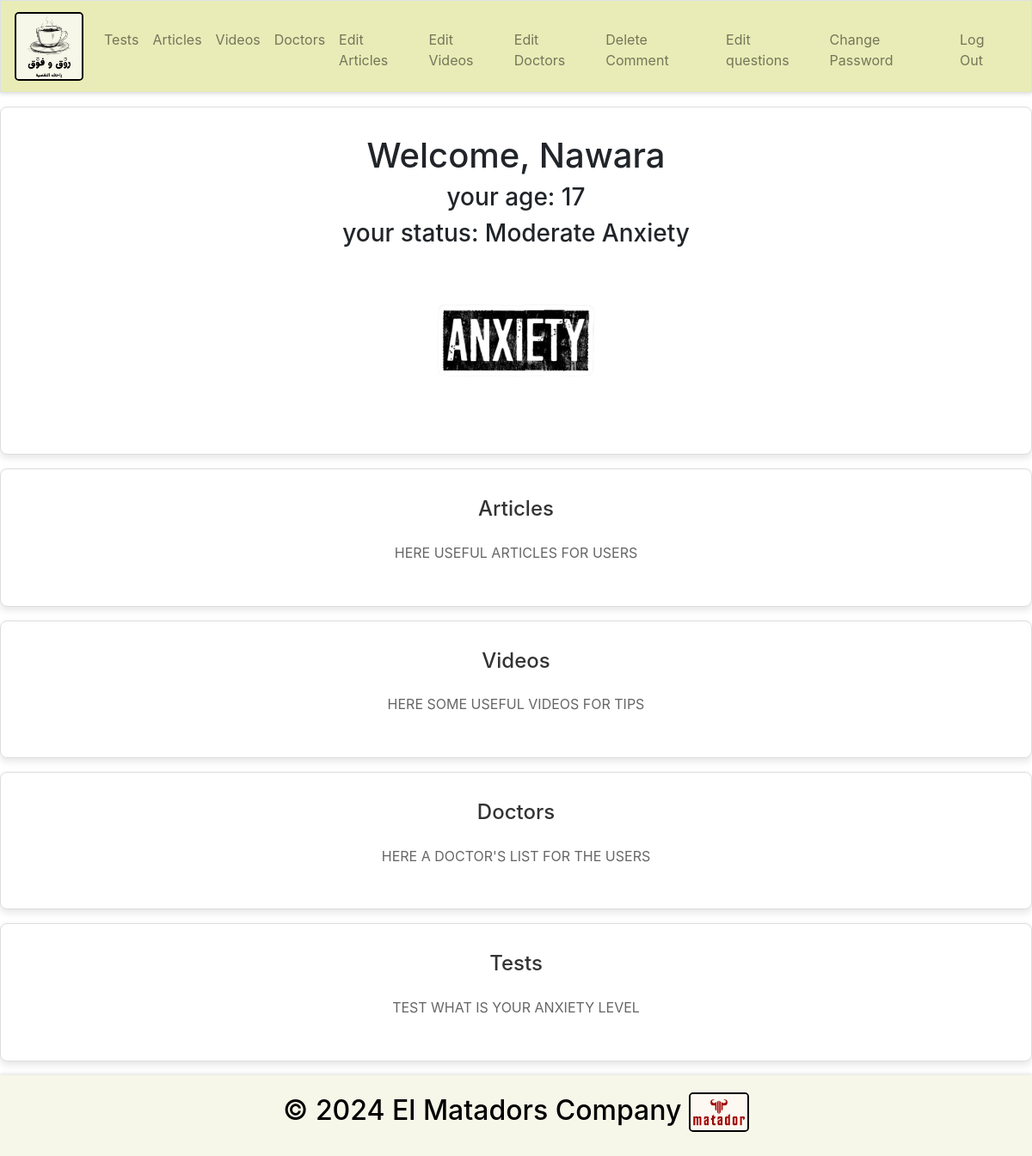
The page / (signed in) on the database its author committed.
### tables this page shows
CREATE TABLE users (id INTEGER, username TEXT NOT NULL, hash TEXT NOT NULL, status TEXT, age INTEGER NOT NULL, PRIMARY KEY(id));

### app.py (the view)
@app.route("/")
@login_required
def index():
    user_id = session["user_id"]
    user = db.execute("SELECT * FROM users WHERE id = ?", user_id)
    return render_template("index.html", user=user)

### app.py (called while the page is built)
@app.after_request
def after_request(response):
    response.headers["Cache-Control"] = "no-cache, no-store, must-revalidate"
    response.headers["Expires"] = 0
    response.headers["Pragma"] = "no-cache"
    return response

### helpers.py (called while the page is built)
def login_required(f):
    @wraps(f)
    def decorated_function(*args, **kwargs):
        if session.get("user_id") is None:
            return redirect("/login")
        return f(*args, **kwargs)
    return decorated_function

### templates/index.html (shortened to what this page needs)
{% extends "layout.html" %}
{% block main %}
<section>
    <h1>Welcome, {{ user[0]["username"] }}</h1>
    <h3>your age: {{ user[0]["age"] }}</h3>
    <h3>your status: {{ user[0]["status"] }}</h3>
    <img src="/static/anxiety.png" width="200" alt="anxiety">
</section>
<a href="/articles">
<section id="section1">
    <h2>Articles</h2>
    <p>HERE USEFUL ARTICLES FOR USERS</p>
</section>
</a>
<a href="/videos">
<section id="section2">
    <h2>Videos</h2>
    <p>HERE SOME USEFUL VIDEOS FOR TIPS</p>
</section>
</a>
<a href="/doctors">
<section id="section3">
    <h2>Doctors</h2>
    <P>HERE A DOCTOR'S LIST FOR THE USERS</P>
</section>
</a>
<a href="/tests">
    <section id="section4">
        <h2>Tests</h2>
        <p>TEST WHAT IS YOUR ANXIETY LEVEL</p>
    </section>
</a>
{% endblock %}

### static/styles.css (style rules this page uses)
body { height: 100vh; }
main img { max-width: 100%; }
section { margin: 1em 0; padding: 2em; background-color: #ffffff; border: 1px solid #ddd; border-radius: 8px; box-shadow: 0 4px 8px rgba(0, 0, 0, 0.1); }
section h2 { font-size: 1.5em; margin-bottom: 1em; color: #333; }
section p { line-height: 1.6; color: #666; }

### rows shown on the page
users: username "Nawara", age "17", status "Moderate Anxiety"
